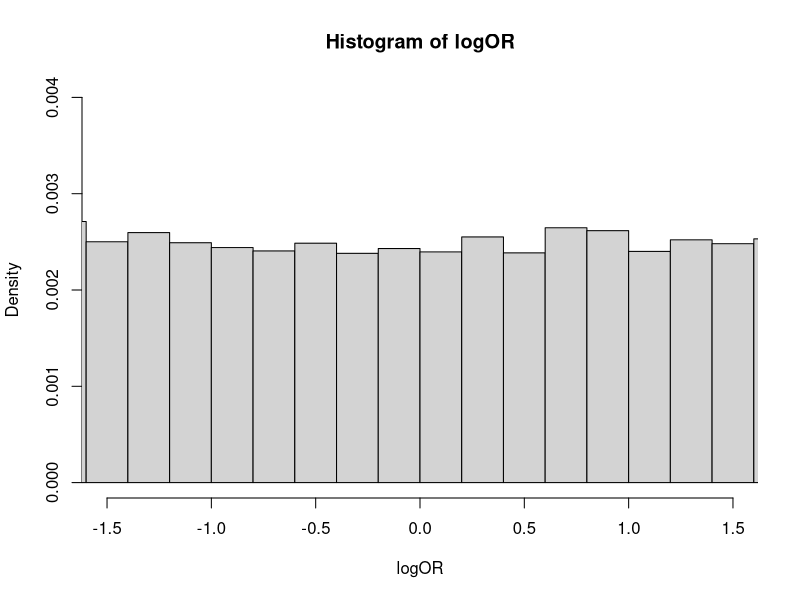

Write the R code that produced this figure.
## ---- chunk 1

x = rgamma(1000000,0.01,1)

y = rgamma(1000000,0.01,1)
logoddssingle=log(x)-log(y)


x2 = rgamma(1000000,0.01,1)

y2 = rgamma(1000000,0.01,1)

logoddsmulti=log(x2)-log(y2)

logOR=logoddssingle-logoddsmulti

hist(logOR,xlim=c(-1.5,1.5),breaks = 10000,freq=FALSE,ylim=c(0,0.004))

